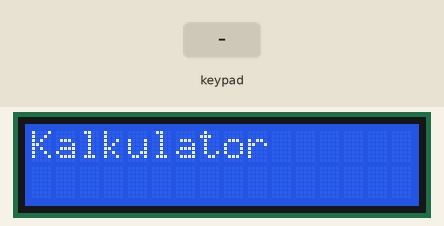
The sketch below on a simulated Arduino Uno, built with avr-gcc and run on an emulated ATmega328P. Parts: 16×2 character LCD. The test bench sets the inputs (shaded band).

Above: at 0.1 s.
2.3 s: keypad keys 7 + 5 = pressed 0.4 s apart
At 4.2 s:
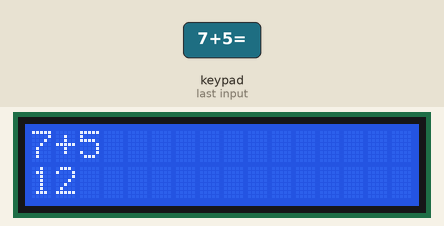
5.4 s: key '1' pressed
At 6.6 s:
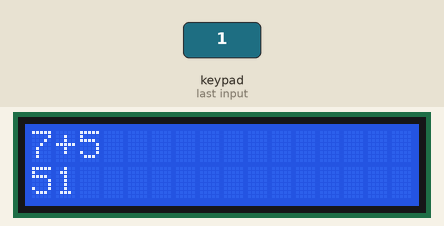
6.9 s: key '2' pressed
At 8.0 s:
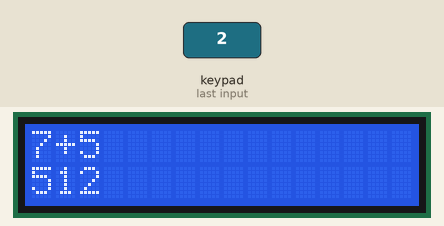
8.4 s: keypad keys 6 5 4 3 2 pressed 0.4 s apart
At 10.3 s:
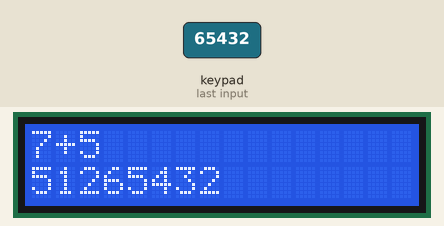
11.9 s: key 'C' pressed
At 12.7 s:
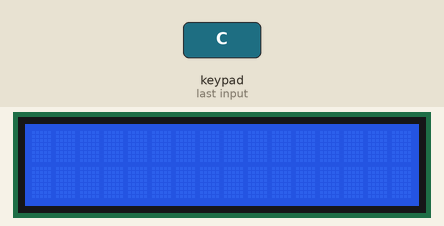
13.4 s: keypad keys 8 / 2 = pressed 0.4 s apart
At 14.9 s:
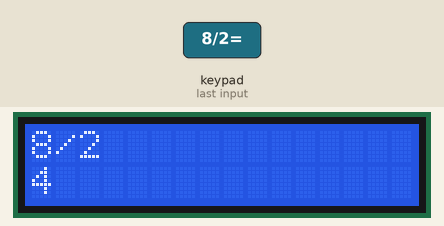
Timing chart, 0 to 16.4 s (numbered marks = the images above; inputs shaded):
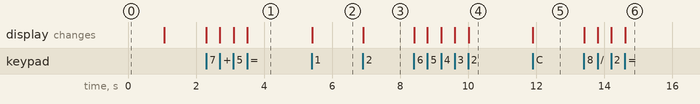

The sketch:

tests.ino
```cpp
#include <LiquidCrystal.h>
#include <Keypad.h>

LiquidCrystal lcd(12, 11, 10, 9, 8, 7); // RS, En, D4, D5, D6, D7
const byte ROWS = 5;
const byte COLS = 4;
char keys[ROWS][COLS] = {

    {'1', '2', '3', '+'},
    {'4', '5', '6', '-'},
    {'7', '8', '9', 'x'},
    {'.', '0', '=', '/'},
    {'C', 'r', '^', '%'}

};

byte ROWPINS[ROWS] = {6, 5, 4, 3, 2};
byte COLPINS[COLS] = {A3, A2, A1, A0};
Keypad myKeypad = Keypad(makeKeymap(keys), ROWPINS, COLPINS, ROWS, COLS);

boolean valOnePresent = false;
boolean final = false;
String Num1, Num2, hasil;

long hasilLong;   // Use long for integer results
float hasilFloat; // Use float for decimal results
char op;

bool decimalEntered = false;

void setup()
{
    lcd.begin(16, 2);
    lcd.setCursor(0, 0);
    lcd.print("Kalkulator");
    delay(1000);
    lcd.clear();
}

void loop()
{
    char key = myKeypad.getKey();

    if (key != NO_KEY && (isdigit(key) || key == '.'))
    {
        if (!valOnePresent)
        {
            if (key == '.' && !decimalEntered)
            {
                decimalEntered = true;
                Num1 += key;
            }
            else if (isdigit(key))
            {
                Num1 += key;
            }

            int numLength = Num1.length();
            lcd.setCursor(0, 0);
            lcd.print(Num1);
        }
        else
        {
            if (key == '.' && !decimalEntered)
            {
                decimalEntered = true;
                Num2 += key;
            }
            else if (isdigit(key))
            {
                Num2 += key;
            }

            int numLength = Num2.length();
            lcd.setCursor(0, 1);
            lcd.print(Num2);
            final = true;
        }
    }
    else if (valOnePresent == false && key != NO_KEY && (key == '/' || key == 'x' || key == '-' || key == '+' || key == 'r' || key == '^' || key == '%'))
    {
        if (!valOnePresent)
        {
            valOnePresent = true;
            lcd.setCursor(15, 0);
            op = key;
            lcd.print(op);
        }
    }
    else if (final == true && key != NO_KEY && key == '=')
    {
        lcd.clear();
        lcd.setCursor(0, 0);
        lcd.print(Num1);
        lcd.print(op);
        lcd.print(Num2);
        lcd.setCursor(0, 1);
        operation();
        display();
    }
    else if (key != NO_KEY && key == 'C')
    {
        lcd.clear();
        valOnePresent = false;
        final = false;
        Num1 = "";
        Num2 = "";
        hasil = "";
        hasilLong = 0;
        hasilFloat = 0.0;
        op = ' ';
        decimalEntered = false;
    }
}

void operation()
{
    if (op == '+')
    {
        hasilLong = atol(Num1.c_str()) + atol(Num2.c_str());
        hasilFloat = Num1.toFloat() + Num2.toFloat();
    }
    else if (op == '-')
    {
        hasilLong = atol(Num1.c_str()) - atol(Num2.c_str());
        hasilFloat = Num1.toFloat() - Num2.toFloat();
    }
    else if (op == 'x')
    {
        hasilLong = atol(Num1.c_str()) * atol(Num2.c_str());
        hasilFloat = Num1.toFloat() * Num2.toFloat();
    }
    else if (op == '/')
    {
        hasilLong = atol(Num1.c_str()) / atol(Num2.c_str());
        hasilFloat = Num1.toFloat() / Num2.toFloat();
    }
    else if (op == 'r') // r for square root
    {
        hasilFloat = sqrt(Num1.toFloat());
        hasilLong = hasilFloat; // Consider only integer part for display
    }
    else if (op == '^')
    {
        hasilLong = pow(atol(Num1.c_str()), atol(Num2.c_str()));
        hasilFloat = pow(Num1.toFloat(), Num2.toFloat());
    }
    else if (op == '%')
    {
        hasilFloat = Num1.toFloat() * (Num2.toFloat() / 100.0);
        hasilLong = hasilFloat;
    }
}

void display()
{
    if (hasilLong == hasilFloat)
    {
        hasil = String(hasilLong); // Convert integer result to string
    }
    else
    {
        hasil = String(hasilFloat, 2); // Convert float result to string with 2 decimal places
    }
    lcd.print(hasil);
    lcd.noAutoscroll();
}
```

Measured:
- after the input at 2.3 s, the display: first changes at once (image 1 shows a later state)
- after the input at 5.4 s, the display: changes at once (image 2)
- after the input at 6.9 s, the display: changes at once (image 3)
- after the input at 8.4 s, the display: first changes at once (image 4 shows a later state)
- after the input at 11.9 s, the display: changes at once (image 5)
- after the input at 13.4 s, the display: first changes at once (image 6 shows a later state)
